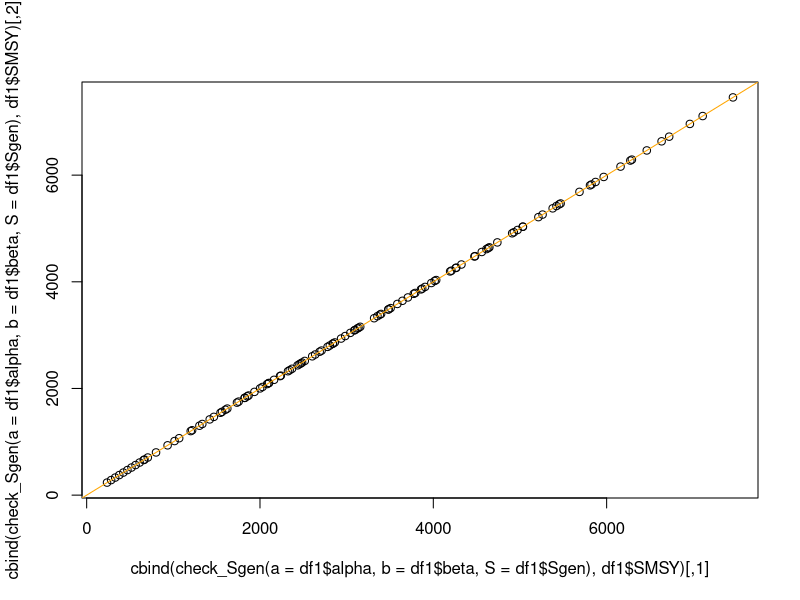
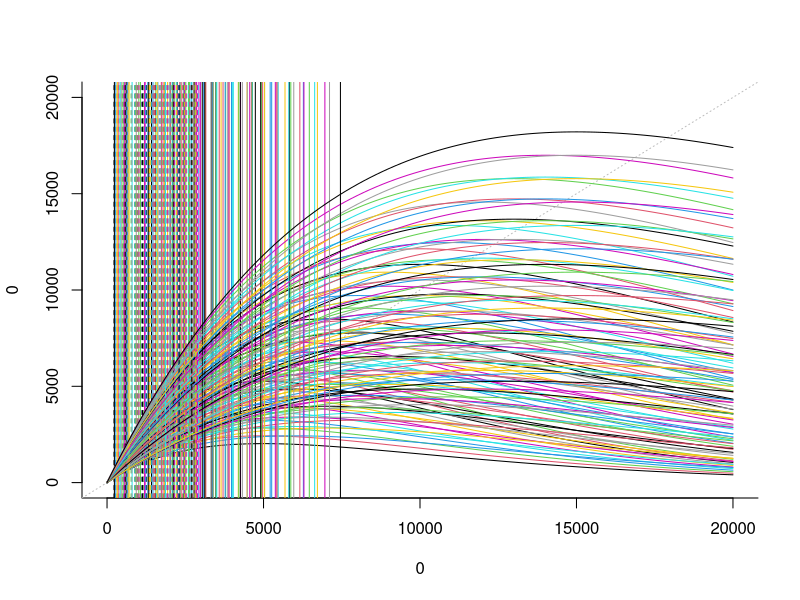
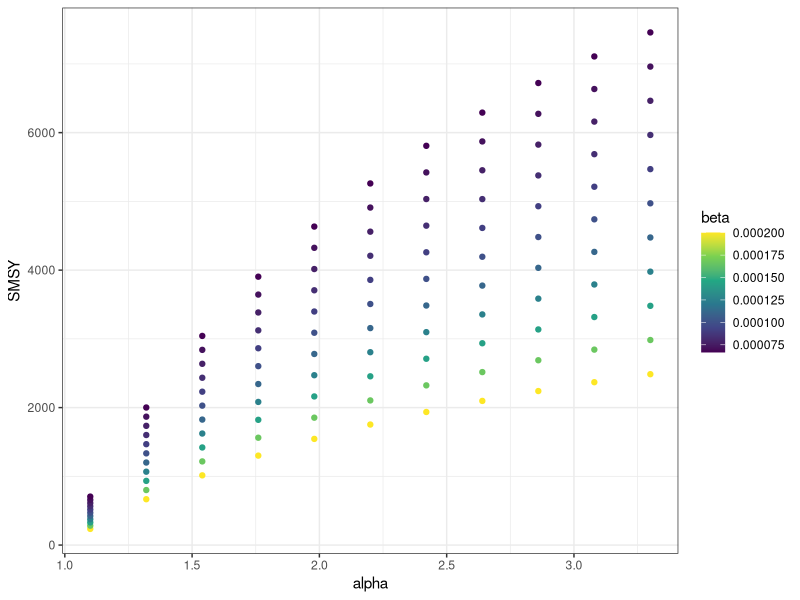
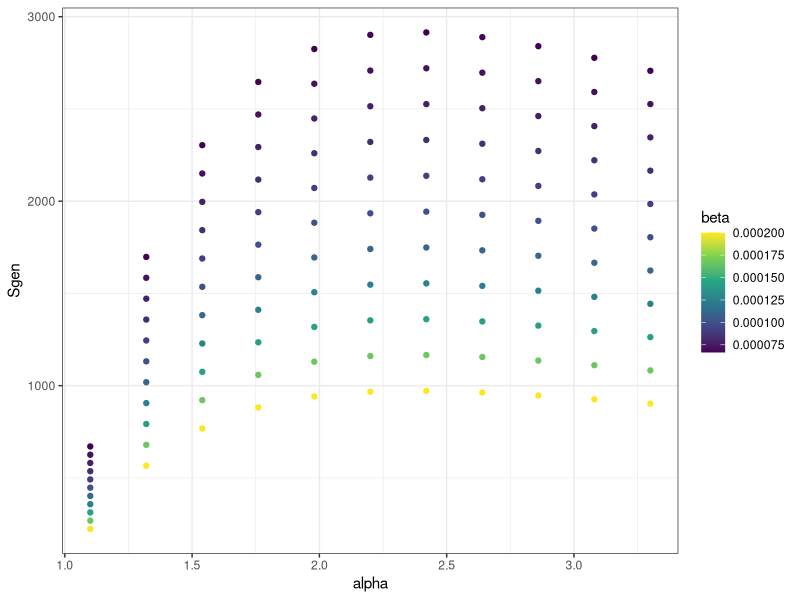
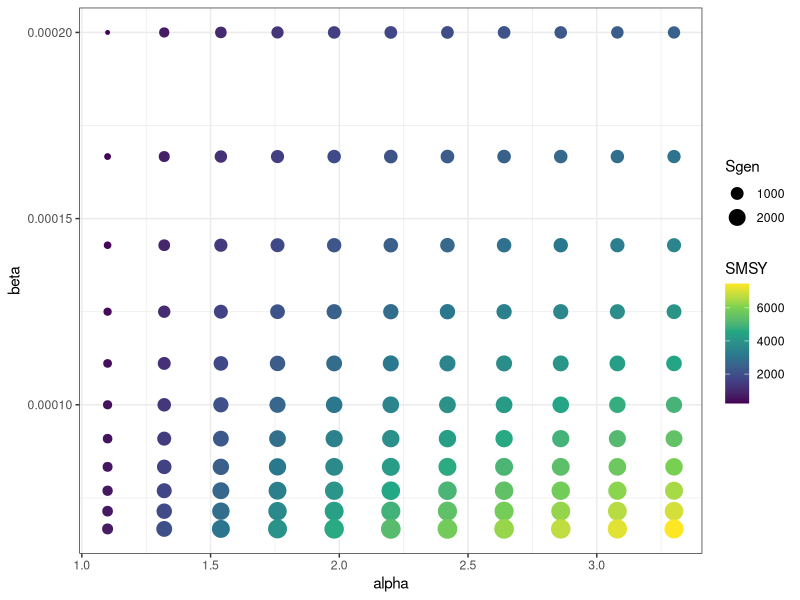
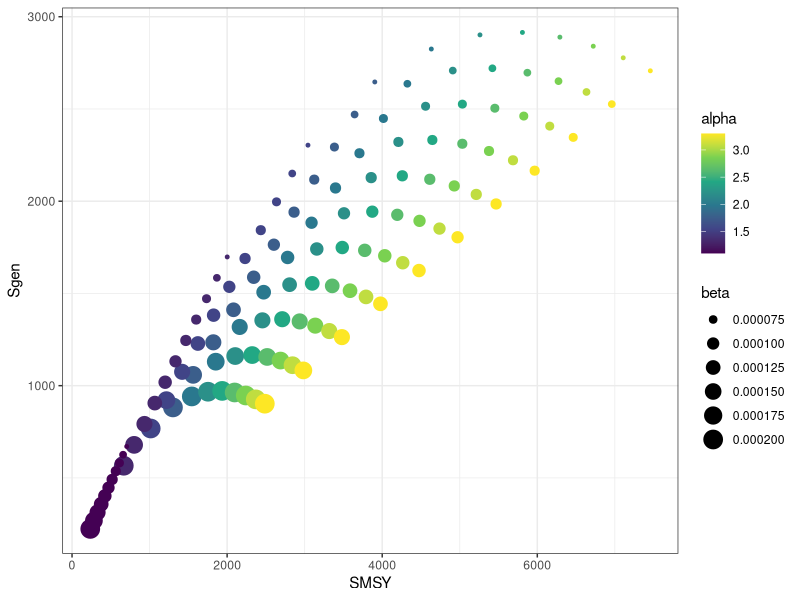

The R script that drew these images, in order:
# Compare ricker curves and SMSY values

library(ggplot2)
library(purrr)
options(scipen = 10, digits=9)

# Make series of alpha and beta values
alphas <- 2.2 * seq(0.5,1.5,.1) # alphas centered at 2.2, +/- 50%
betas <- 1/(10000 * seq(0.5, 1.5, 0.1)) # betas centered at 1/10000 (carrying capacity =10000) with variation in carrying capacity +/- 50%
# make into a data frame
df <- expand.grid(alphas, betas)
names(df) <- c("alpha", "beta")
# generate SMSY based on alpha and beta
#df$SMSY = log(df$alpha)*(0.5-0.07*log(df$alpha))/df$beta # Hilborn and Walters equation to estimate SMSY

# function to get SMSY and Sgen from alpha and beta
get_SMSY_Sgen <- function(a, b, int_lower, int_upper) {
  SMSY <- log(a)*(0.5-0.07*log(a))/b # Hilborn and Walters equation to estimate SMSY
  fun_Sgen <- function(Sgen, a, b, SMSY) {Sgen* a * exp( - b*Sgen) - SMSY}
  Sgen <- uniroot(fun_Sgen, interval=c(int_lower, int_upper), a=a, b=b, SMSY=SMSY)$root
  est  <- data.frame(SMSY, Sgen)
  est
}
# get SMSY and Sgen in new data frame
ndf <- pmap_dfr(list(df$alpha, df$beta, 0, 1/df$beta*2), get_SMSY_Sgen)
# bind SMSY and Sgen to alpha and beta
df1 <- cbind(df, ndf)
# function to check whether Sgen is correct. Should be the spawner number 
#   that gives recruits=SMSY in one generation, no fishing
check_Sgen <- function(a,b,S) {
  a*S*exp(-b*S)
}
# yes, correctly gets to SMSY
plot(cbind(check_Sgen(a=df1$alpha, b=df1$beta, S=df1$Sgen), df1$SMSY))
abline(a=0,b=1, col="orange")

# Plot ricker curves with Sgen and SMSY
plot(type="n", bty="l", x=0, y=0, xlim=c(0,20000), ylim=c(0,20000)) 
abline(a=0, b=1, lty=3, col="gray")
#for(i in sample(1:nrow(df), size=5, replace=FALSE)) {
for(i in 1:nrow(df1)) {
  curve(df1$alpha[i]*x * exp(-df1$beta[i]*x), add=TRUE, col=i)
  abline(v=df1$Sgen[i], col=i, lty=2)
  abline(v=df1$SMSY[i], col=i)
#  text(x=1000+i*10000,y=30000, col=i, label=df$beta[i])
}

# Plot how SMSY and Sgen change with alpha and beta
if(!dir.exists("figures"))
dir.create("figures")

# SMSY
png("figures/fig_SMSY~alpha.png", width=8,height=6, units="in", res=300)
ggplot(df1, aes(x=alpha, y=SMSY, colour=beta)) +
  geom_point() +
  scale_colour_viridis_c() +
  theme_bw()
dev.off()

# Sgen
png("figures/fig_Sgen~alpha.png", width=8,height=6, units="in", res=300)
ggplot(df1, aes(x=alpha, y=Sgen, colour=beta)) +
  geom_point()+
  scale_colour_viridis_c() +
  theme_bw()
dev.off()

# Both are very sensitive to beta. SMSY is more sensitive to alpha. Sgen not very sensitive to alpha.

# All, alpha and beta axes
png("figures/fig_beta~alpha.png", width=8,height=6, units="in", res=300)
ggplot(df1, aes(x=alpha, y=beta, color=SMSY, size=Sgen)) +
  geom_point()+
  scale_colour_viridis_c() +
  theme_bw()
dev.off()

# All, Sgen and SMSY axes
png("figures/fig_Sgen~SMSY.png", width=8,height=6, units="in", res=300)
ggplot(df1, aes(x=SMSY, y=Sgen, color=alpha, size=beta)) +
  geom_point()+
  scale_colour_viridis_c() +
  theme_bw()
dev.off()

# SMSY and Sgen very sensitive to beta, alpha is secondary. 
# For given value of beta, Sgen is highest at intermediate alpha. 

